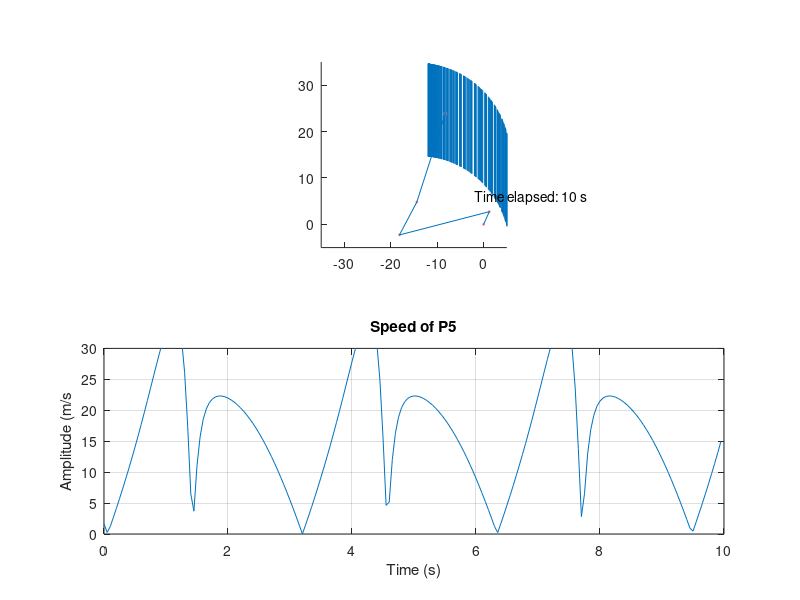

MATLAB code for this plot:
clc;
clear all;
close all;
A = 3; B = 20; C = 8; D = 4.8;F = 20  ; %defining link lengths
t = 0:0.05:10; %defining timestep for plotting
ang_speed = 2; %defining angular speed
theta = ang_speed*t;
P1 = [0;0];
P4 = D*[-3;1];
P2 = A*[cos(theta); sin(theta)]; 
alfa = atan(-1/3)+ pi;
D_mag = D*sqrt(10); % length of link D is actually 5*sqrt(10)
E = sqrt((D_mag*cos(alfa)-A*cos(theta)).^2+(D_mag*sin(alfa)-A*sin(theta)).^2);
beta = acos((E.^2 + B^2 - C^2)./(2*E*B));
gamma = - asin((D_mag*sin(alfa) - A*sin(theta))./E)+pi;
omega = asin((D - (A*sin(theta) + B*sin(gamma+beta)))./C);
P3 = [(A*cos(theta) + B*cos(gamma+beta));(A*sin(theta) + B*sin(gamma+beta))];
delta = 0.174553; % 10 degrees in radians
theta_3 = atan((D_mag*sin(omega)-A*sin(theta))./(D_mag + C*cos(omega)- A*cos(theta)).*1);
P5 = P4 + [(F*cos(omega+delta));(F*sin(omega+delta))]; % modeling wiper
P5_up = P4 + [(F*cos(omega+delta));(F*sin(omega+delta))+10]; % modeling wiper (upper end)
P5_down = P4 + [(F*cos(omega+delta));(F*sin(omega+delta))-10]; % modeling wiper (lower end)
P5_x = P5(1,:);
P5_y = P5(2,:);
P5_vx = diff(P5_x)./diff(t);
P5_vy = diff(P5_y)./diff(t);
P5_v = sqrt(P5_vx.^2 + P5_vy.^2); % calculating velocity using numerical differentiation (TURNED OUT TO BE WRONG)
area = 0;
x_left = 0;
x_right = 0;
angle = theta - gamma - beta;
for i=1:length(t);
   ani = subplot(2,1,1);
   P1_circle = viscircles(P1',0.05);
   P2_circle = viscircles(P2(:,i)',0.05);
   P3_circle = viscircles(P3(:,i)',0.05);
   P4_circle = viscircles(P4',0.05); 
   P5_circle = viscircles(P5(:,i)',0.05);
   
   A_bar = line([P1(1) P2(1,i)],[P1(2) P2(2,i)]);
   B_bar = line([P2(1,i) P3(1,i)],[P2(2,i) P3(2,i)]);
   C_bar = line([P3(1,i) P4(1)],[P3(2,i) P4(2)]);
   D_bar = line([P4(1) P5(1,i)],[P4(2) P5(2,i)]);
   E_bar = line([P5_down(1,i) P5_up(1,i)],[P5_down(2,i) P5_up(2,i)]);
   if angle(i) - 2*pi <= 0.05 
   x_left = P5(1,i);
   elseif angle(i) - 3*pi <= 0.05
   x_right = P5(1,i);
   end
   axis(ani,'equal');
   set(gca,'XLim',[-35 5],'YLim',[-5 35]);
   str1 = 'P5';
   str2 = ['Time elapsed: '  num2str(t(i)) ' s'];
   Time = text(-2,6,str2);
   pause(0.005);
   if i<length(t)
    delete(P1_circle);
    delete(P2_circle);
    delete(P3_circle);
    delete(P4_circle);
    delete(P5_circle);
    delete(A_bar);
    delete(B_bar);
    delete(C_bar);
    delete(D_bar);

    delete(Time);
     vel = subplot(2,1,2);
    plot(vel,t(1:i),P5_v(1:i)); %displaying the plot
    set(vel,'XLim',[0 10],'YLim',[0 30]);
    xlabel(vel, 'Time (s)');
    ylabel(vel, 'Amplitude (m/s');
    title(vel,'Speed of P5');
    grid on;
    
   end

end
area = 20*(x_left - x_right)


